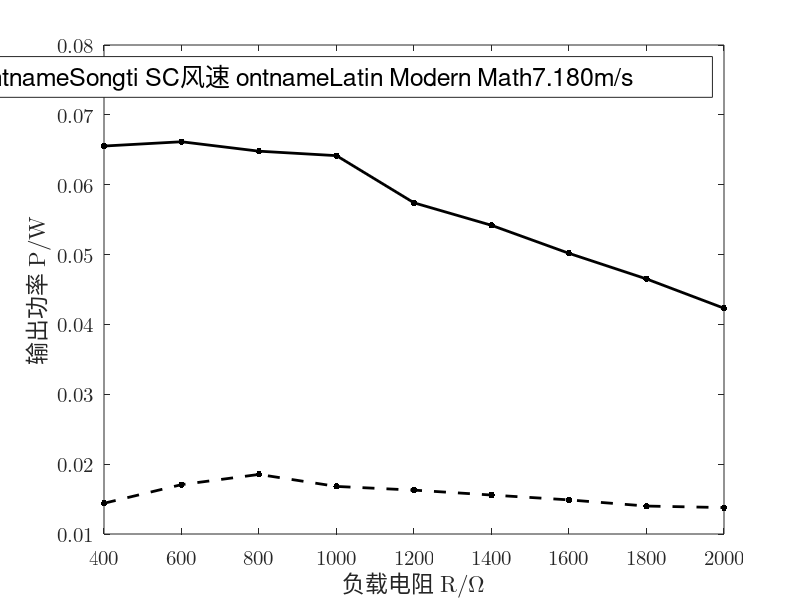

This chart was generated by the following MATLAB code: (Note: this script raises an error after producing the figure.)
% u =(10:2:26);
% i =[0.065 0.081 0.099 0.117 0.137 0.156 0.177 0.200 0.220];
% v1=[2.795 3.582 4.286 4.648 5.133 6.056 6.587 7.180 7.803];
% r=0.5*103.84*10^(-3);
% s=pi*r*r;
% rho=1.185;
% p0=u.*i
% p1=0.5.*rho.*s.*(v1.^3)
% ita=p1./p0
%
% subplot(1, 2, 1);
% uv=scatter(u, v1, 200, 'k', '.');
% hold on;
% xlim([10, 26])
% xticks(u)
% set(gca, 'FontName', 'Latin Modern Math', 'FontSize', 15);
% xlabel('\fontname{Songti SC}输入电压 \fontname{Latin Modern Math}U/V');
% ylabel('\fontname{Songti SC}风速 \fontname{Latin Modern Math}V_1/(m/s)');
% box on;
% M=[u' ones(9,1)];
% k=M\(v1');
% v1pre=(M*k)';
%
% plot(u, v1pre, '-k', 'LineWidth', 2);
%
% subplot(1, 2, 2);
% plot(v1, ita, '.-k', 'LineWidth', 2, 'MarkerSize', 15);
% set(gca, 'FontName', 'Latin Modern Math', 'FontSize', 15);
% xlabel('\fontname{Songti SC}风速 \fontname{Latin Modern Math}V_1/(m/s)');
% ylabel('\fontname{Songti SC}转换效率 \fontname{Latin Modern Math}\eta');
%

r=(400:200:2000);
u1=[2.40,3.20,3.85,4.10,4.42,4.67,4.88,5.02,5.25];
u2=[5.12,6.30,7.20,8.01,8.30,8.71,8.96,9.15,9.20];
p1=u1.^2./r
p2=u2.^2./r

plot(r, p1, '.--k', 'LineWidth', 2, 'MarkerSize', 15);
hold on;
plot(r, p2, '.-k', 'LineWidth', 2, 'MarkerSize', 15);
set(gca, 'FontName', 'Latin Modern Math', 'FontSize', 15);

xlim([400, 2000])
xticks(r)

legend(["\fontname{Songti SC}风机电压 \fontname{Latin Modern Math}16V; \fontname{Songti SC}风速 \fontname{Latin Modern Math}4.648m/s", "\fontname{Songti SC}风机电压 \fontname{Latin Modern Math}24V; \fontname{Songti SC}风速 \fontname{Latin Modern Math}7.180m/s"],...
    'FontSize', 18);
xlabel('\fontname{Songti SC}负载电阻 \fontname{Latin Modern Math}R/\Omega');
ylabel('\fontname{Songti SC}输出功率 \fontname{Latin Modern Math}P/W');
dddd=(10:10:80);
text(r-dddd, p1-0.001, arrayfun(@(x)sprintf("%.4f", x), p1), 'fontname', 'latin modern math')
text(r, p2-0.001, arrayfun(@(x)sprintf("%.4f", x), p2), 'fontname', 'latin modern math')
